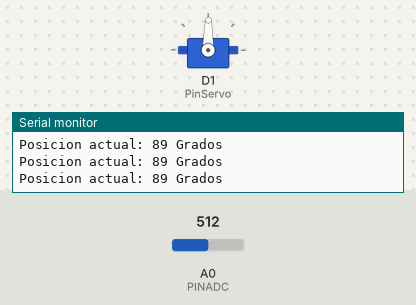
Recording of a sketch running on a simulated ESP8266 (NodeMCU). On the bench: servo, the last lines printed to the serial monitor. The test bench sets the inputs (shaded band); at power-on: A0 (PINADC) = 512.

Above: at 1.2 s.
1.3 s: A0 (PINADC) set to 716
At 2.4 s:
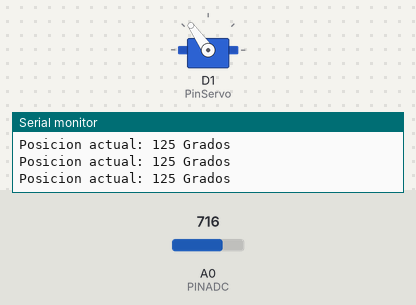
2.9 s: A0 (PINADC) set to 900
At 3.7 s:
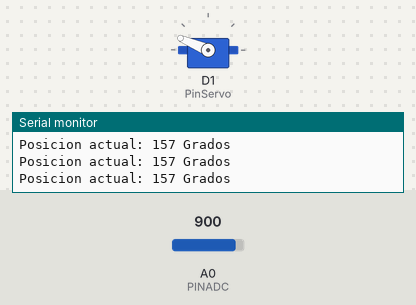
4.5 s: A0 (PINADC) set to 1023
At 5.0 s:
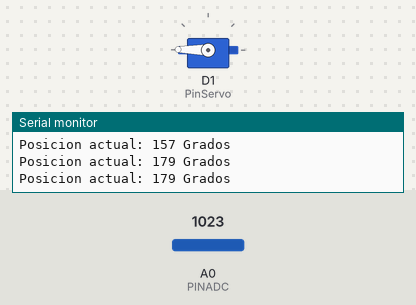
6.1 s: A0 (PINADC) set to 306
At 7.4 s:
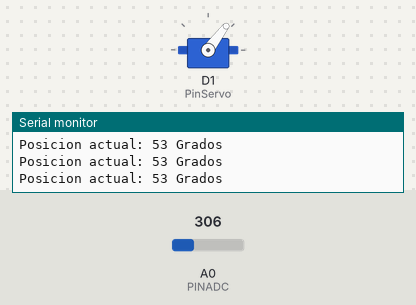
7.7 s: A0 (PINADC) set to 122
At 8.8 s:
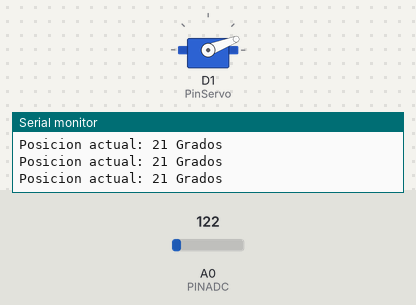
9.3 s: A0 (PINADC) set to 511
At 10.1 s:
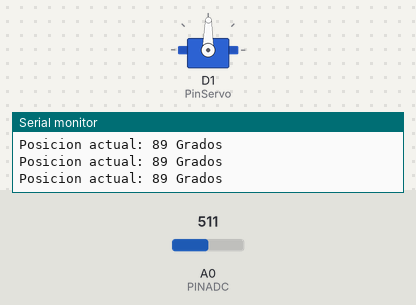
Timing chart, 0 to 11.9 s (numbered marks = the images above; inputs shaded):
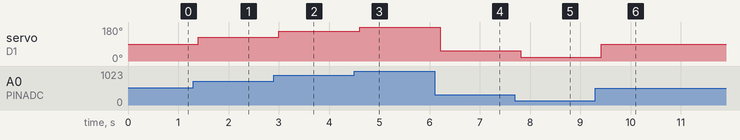

The sketch:

12_Control_Servo.ino
```cpp
// Para controlar el Servo, usamos la libreria Servo.h incluida en el instalador del Arduino IDE
#include <Servo.h>

Servo servo1;  // Definimos el objecto Servo

const int PinServo = D1; //GPIO que usaremos para controlar el servo
const int PINADC = A0; // El pin A0 usado para ADC

int Lectura =0; //lectura obtenida del potenciometro


void setup() {
  servo1.attach(PinServo);  // Inicializamos el objeto Servo en el pin elegido
  servo1.write(0); //ponemos el servo en la posicion 0

  Serial.begin(9600);
}

void loop() {

  int posLectura =0; //la posicion que leeremos del servo.

  Lectura = 0.175 * analogRead(PINADC); // convertimos de 0 a 1024 (ADC) a 0 a 180 (grados) por regla de tres

  servo1.write(Lectura); //colocamos el servo en la posicion aleatoria

  posLectura = servo1.read(); // Leemos la posicion actual del servo

  //Desplegamos la posicion obtenida (en grados)
  Serial.print("Posicion actual: ");
  Serial.print(posLectura);
  Serial.println(" Grados");

  delay(200);

}
```

Measured:
- after the input at 1.3 s, servo on D1 (PinServo): 89° → 125° after 0.10 s
- after the input at 2.9 s, servo on D1 (PinServo): 125° → 157° after 0.10 s
- after the input at 4.5 s, servo on D1 (PinServo): 157° → 179° after 0.11 s
- after the input at 6.1 s, servo on D1 (PinServo): 179° → 53° after 0.11 s
- after the input at 7.7 s, servo on D1 (PinServo): 53° → 21° after 0.11 s
- after the input at 9.3 s, servo on D1 (PinServo): 21° → 89° after 0.11 s
